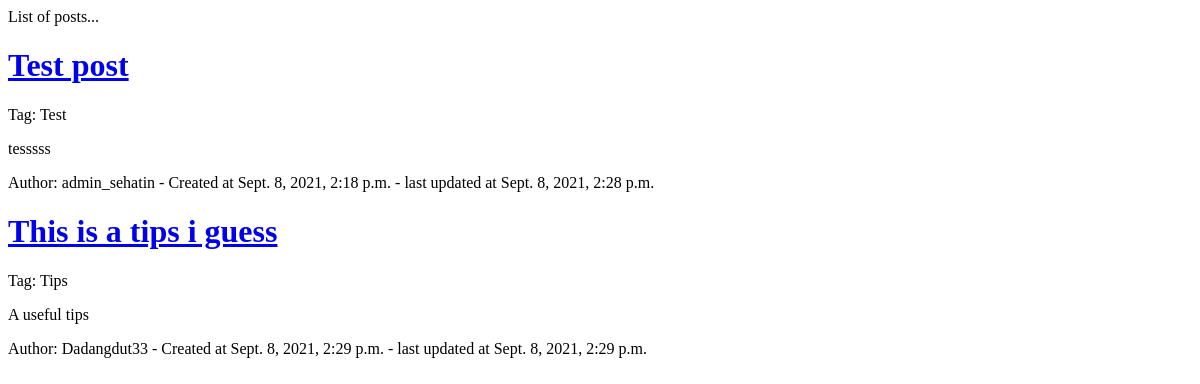
The app's page /post, older data.
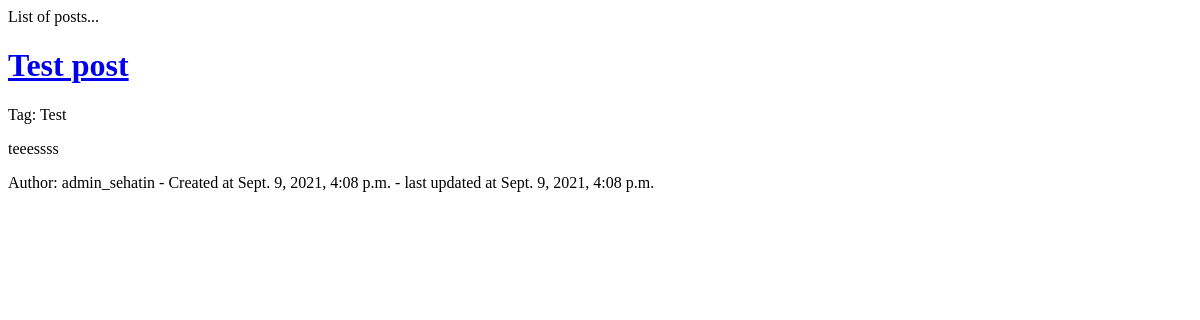
The same page, newer data.
### sehat_in_webproject/models.py (models this page shows)
class Post(models.Model): # Post
    id = models.AutoField(primary_key=True)
    title = models.CharField(max_length=200)
    content = models.TextField()
    tag = models.ForeignKey(Tag, on_delete=models.CASCADE, null=True)
    created_at = models.DateTimeField(auto_now_add=True)
    updated_at = models.DateTimeField(auto_now=True)
    user = models.ForeignKey(User, on_delete=models.SET_NULL, null=True)

class Tag(models.Model): # Tag of a post, will be generated by admin only
    name = models.CharField(max_length=50)

### sehat_in_webproject/views.py (the view)
# urls.py: path('post', views.post, name='post'),
def post(request):
    posts = Post.objects.all()
    return render(request, 'post/index.html', {'posts': posts})

### templates/post/index.html (shortened to what this page needs)
<!DOCTYPE html>
<html lang="en">
<head>
</head>
<body>
    List of posts...
    {% for post in posts %}
    <div class="post-lists">
        <h1><a href="{{ post.id }}">{{ post.title }}</a></h1>
        <p>Tag: {{ post.tag.name }}</p>
        <p>{{ post.content|slice:":50" }}</p>
        <p> Author: {{ post.user }} - Created at {{ post.created_at }} - last updated at {{ post.updated_at }}</p>
    </div>
    {% endfor %}
</body>
</html>

Row changes from the older to the newer data that the page shows:
removed Post: title "This is a tips i guess", tag.name "Tips", content "A useful tips", user "Dadangdut33", created_at "Sept. 8, 2021, 2:29 p.m.", updated_at "Sept. 8, 2021, 2:29 p.m."
changed Post "Test post": content "tesssss" → "teeessss"; created_at "Sept. 8, 2021, 2:18 p.m." → "Sept. 9, 2021, 4:08 p.m."; updated_at "Sept. 8, 2021, 2:28 p.m." → "Sept. 9, 2021, 4:08 p.m."
